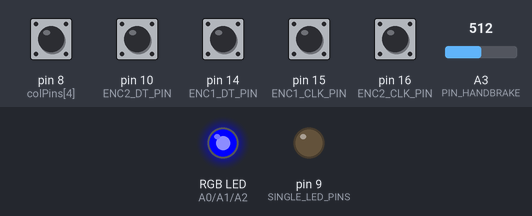
The sketch below on a simulated SparkFun Pro Micro, built with avr-gcc and run on an emulated ATmega32U4. On the bench: an RGB LED mixed from three pins (HIGH = lit), output pins drawn as LEDs (lit = HIGH). Wiring (inferred from the names in the program): 4×4 keypad with keys 1 2 3 A 4 5 6 B 7 8 9 C * 0 # D (labels assumed): rows pin 3, pin 2, pin 1, pin 0; columns pin 4, pin 5, pin 6, pin 7. The test bench sets the inputs (shaded band); at power-on: pin 8 (colPins[4]), pin 10 (ENC2_DT_PIN), pin 14 (ENC1_DT_PIN), pin 15 (ENC1_CLK_PIN), pin 16 (ENC2_CLK_PIN) HIGH, A3 (PIN_HANDBRAKE) = 512. EEPROM starts erased; USB keyboard and mouse output is not drawn.

Above: at 1.2 s.
1.3 s: pin 8 (colPins[4]) pulled LOW for 3.2 s
At 4.9 s:
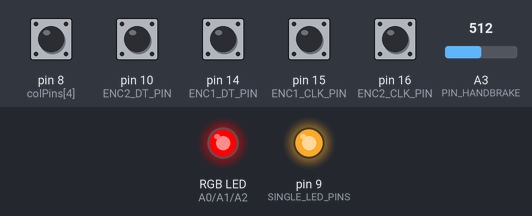
6.0 s: pin 8 (colPins[4]) pulled LOW for 3.2 s
At 9.6 s:
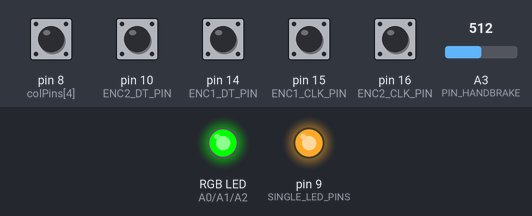
10.7 s: pin 8 (colPins[4]) pulled LOW for 3.2 s
At 14.4 s:
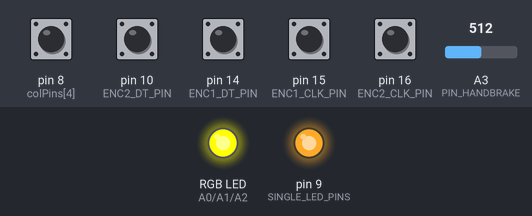
15.4 s: pin 8 (colPins[4]) pulled LOW for 3.2 s
At 18.0 s:
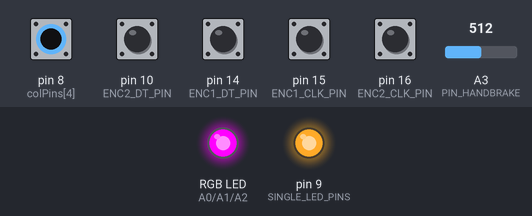
Timing chart, 0 to 19.5 s (numbered marks = the images above; inputs shaded):
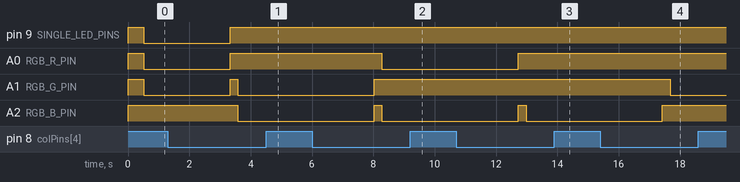

Measured:
- after the input at 1.3 s, pin 9 (SINGLE_LED_PINS), A0 (RGB_R_PIN): LOW → HIGH after 2.0 s; A1 (RGB_G_PIN): LOW → HIGH after 2.0 s, → LOW 0.25 s later; A2 (RGB_B_PIN): HIGH → LOW after 2.3 s
- after the input at 6.0 s, A0 (RGB_R_PIN): HIGH → LOW after 2.3 s; A1 (RGB_G_PIN): LOW → HIGH after 2.0 s; A2 (RGB_B_PIN): LOW → HIGH after 2.0 s, → LOW 0.25 s later
- after the input at 10.7 s, A0 (RGB_R_PIN): LOW → HIGH after 2.0 s; A2 (RGB_B_PIN): LOW → HIGH after 2.0 s, → LOW 0.25 s later
- after the input at 15.4 s, A1 (RGB_G_PIN): HIGH → LOW after 2.3 s; A2 (RGB_B_PIN): LOW → HIGH after 2.0 s

The sketch:

SimRacingControlBox.ino
```cpp
/*
  DIY Sim Racing Control Box Firmware
  Board: Arduino Pro Micro / Arduino Micro / ATmega32U4
  USB HID: stable 32-button joystick + 1 analog handbrake axis
  Joystick library: MHeironimus ArduinoJoystickLibrary

  Design notes:
  - USB identity is stable. Profiles only remap behavior/button numbers; they do NOT
    create different USB devices.
  - Matrix inputs are represented as named logical controls first, then mapped to HID.
  - Encoder rotation creates short joystick button pulses, never held states.
  - Selected profile is stored in EEPROM only when it changes.

  RGB LED type:
  - Set RGB_COMMON_ANODE below. false = common cathode, true = common anode.
*/

#include <Arduino.h>
#include <EEPROM.h>
#include <Joystick.h>

// -----------------------------------------------------------------------------
// User-editable hardware configuration
// -----------------------------------------------------------------------------

// If your RGB LED common pin goes to GND, use false. If it goes to +5V, use true.
const bool RGB_COMMON_ANODE = false;

const uint8_t PIN_HANDBRAKE = A3;

// 4x5 diode-protected button matrix using Arduino digital pins 0..8.
// Suggested wiring with your new plan:
//   Rows:    0, 1, 2, 3
//   Columns: 4, 5, 6, 7, 8
// Scanning assumption: rows are driven LOW one-at-a-time, columns use INPUT_PULLUP.
// With a pressed switch, the active column reads LOW. This wiring expects diode current
// to flow from column pullup -> switch/diode -> driven-low row. If your diode direction
// is opposite, either reverse the scan logic or rewire diodes consistently.
// Note: pins 0/1 are also Serial RX/TX. That is OK for USB HID firmware, but avoid
// using Serial debugging while they are part of the matrix.
const uint8_t MATRIX_ROWS = 4;
const uint8_t MATRIX_COLS = 5;
const uint8_t rowPins[MATRIX_ROWS] = {3, 2, 1, 0};
const uint8_t colPins[MATRIX_COLS] = {4, 5, 6, 7, 8};

// Direct rotary encoder pins. Encoder push switches remain in the matrix.
const uint8_t ENC1_CLK_PIN = 15;
const uint8_t ENC1_DT_PIN  = 14;
const uint8_t ENC2_CLK_PIN = 16;
const uint8_t ENC2_DT_PIN  = 10;

// Remaining practical Pro Micro pins after your new wiring: 9, A0, A1, A2.
// A non-addressable RGB LED needs 3 output pins, so connect:
//   RGB R -> A0 through a resistor
//   RGB G -> A1 through a resistor
//   RGB B -> A2 through a resistor
// These analog pins work as digital outputs; on most Pro Micro boards they are NOT PWM,
// so profile colors are reliable on/off color mixes, not smooth dimmed colors.
const uint8_t RGB_R_PIN = A0;
const uint8_t RGB_G_PIN = A1;
const uint8_t RGB_B_PIN = A2;

// Only one fully spare GPIO remains for single-color LEDs with this wiring.
// Connect LED 1 anode -> pin 9 through a resistor, cathode -> GND.
// LED 2/3 need more hardware/pins: use a shift register/I2C expander, or free pins by
// moving matrix/encoder/RGB wiring. Leave them disabled for v1.
const int8_t SINGLE_LED_PINS[3] = {9, -1, -1};

// Handbrake calibration. Adjust after reading raw A3 values if needed.
const int HANDBRAKE_RAW_MIN = 0;
const int HANDBRAKE_RAW_MAX = 1023;
const bool HANDBRAKE_INVERT = false;
const uint8_t HANDBRAKE_SMOOTHING_SHIFT = 2; // 0=no smoothing, 2=light 1/4 IIR smoothing.

// Timing constants.
const uint16_t MATRIX_DEBOUNCE_MS = 25;
const uint16_t HID_PULSE_MS = 45;
const uint16_t PROFILE_HOLD_MS = 2000;
const uint16_t PROFILE_CHANGE_LOCKOUT_MS = 1200;
const uint16_t LOOP_DELAY_MS = 2;

// HID layout constants.
const uint8_t HID_BUTTON_COUNT = 32;
const int HID_AXIS_MIN = 0;
const int HID_AXIS_MAX = 1023;

// -----------------------------------------------------------------------------
// Logical controls: physical inputs are named here before any HID mapping happens.
// Edit matrixControlMap below if your wiring changes.
// -----------------------------------------------------------------------------

enum LogicalControl : uint8_t {
  LC_BTN_1,
  LC_BTN_2,
  LC_BTN_3,
  LC_BTN_4,
  LC_BTN_5,
  LC_BTN_6,
  LC_BTN_7,

  LC_NORMAL_SWITCH,
  LC_NORMAL_SWITCH_ALT, // Optional second matrix position if your 2-state switch uses two throws.

  LC_LATCH1_UP,
  LC_LATCH1_DOWN,
  LC_LATCH2_UP,
  LC_LATCH2_DOWN,

  LC_MAIN_SWITCH,

  LC_MOM_UP,
  LC_MOM_DOWN,

  LC_ENC1_SW,
  LC_ENC2_SW,

  LC_UNUSED_18,
  LC_UNUSED_19,

  LC_COUNT
};

const char *const logicalControlNames[LC_COUNT] = {
  "BTN_1", "BTN_2", "BTN_3", "BTN_4", "BTN_5", "BTN_6", "BTN_7",
  "NORMAL_SWITCH", "NORMAL_SWITCH_ALT",
  "LATCH1_UP", "LATCH1_DOWN", "LATCH2_UP", "LATCH2_DOWN",
  "MAIN_SWITCH",
  "MOM_UP", "MOM_DOWN",
  "ENC1_SW", "ENC2_SW",
  "UNUSED_18", "UNUSED_19"
};

// Matrix physical position -> logical control. Rows x columns = 20 positions.
// This stable default map is intentionally simple and predictable for debugging.
const LogicalControl matrixControlMap[MATRIX_ROWS][MATRIX_COLS] = {
  {LC_BTN_1,          LC_BTN_2,          LC_BTN_3,       LC_BTN_4,       LC_BTN_5},
  {LC_BTN_6,          LC_BTN_7,          LC_NORMAL_SWITCH, LC_MAIN_SWITCH, LC_ENC1_SW},
  {LC_LATCH1_UP,      LC_LATCH1_DOWN,    LC_LATCH2_UP,   LC_LATCH2_DOWN, LC_ENC2_SW},
  {LC_MOM_UP,         LC_MOM_DOWN,       LC_NORMAL_SWITCH_ALT, LC_UNUSED_18, LC_UNUSED_19}
};

// -----------------------------------------------------------------------------
// Profiles
// -----------------------------------------------------------------------------

enum ProfileId : uint8_t {
  PROFILE_GENERIC,
  PROFILE_ASSETTO_CORSA,
  PROFILE_ACC,
  PROFILE_WRC10,
  PROFILE_AUTOMOBILISTA,
  PROFILE_COUNT
};

enum ButtonMode : uint8_t {
  MODE_DISABLED,
  MODE_HELD,           // Physical state is mirrored to joystick button.
  MODE_PULSE_ON_PRESS  // Rising edge creates a short pulse. Good for latching switches.
};

struct ControlMapping {
  int8_t hidButton;     // 0..31, or -1 disabled.
  ButtonMode mode;
};

struct EncoderMapping {
  uint8_t cwButton;
  uint8_t ccwButton;
};

struct RgbColor {
  uint8_t r;
  uint8_t g;
  uint8_t b;
};

struct Profile {
  const char *name;
  ControlMapping controls[LC_COUNT];
  EncoderMapping enc1;
  EncoderMapping enc2;
  RgbColor color;
};

#define MAP_DISABLED {-1, MODE_DISABLED}
#define MAP_HELD(btn) {btn, MODE_HELD}
#define MAP_PULSE(btn) {btn, MODE_PULSE_ON_PRESS}

// Button-number convention: MHeironimus library uses zero-based button indexes.
// Windows/game UIs may display these as Button 1..32.
const Profile profiles[PROFILE_COUNT] = {
  {
    "Generic",
    {
      MAP_HELD(0),  MAP_HELD(1),  MAP_HELD(2),  MAP_HELD(3),  MAP_HELD(4),
      MAP_HELD(5),  MAP_HELD(6),
      MAP_HELD(7),  MAP_HELD(8),
      MAP_PULSE(9), MAP_PULSE(10), MAP_PULSE(11), MAP_PULSE(12),
      MAP_HELD(13),
      MAP_HELD(14), MAP_HELD(15),
      MAP_HELD(16), MAP_HELD(17),
      MAP_DISABLED, MAP_DISABLED
    },
    {18, 19}, {20, 21}, {0, 0, 255}
  },
  {
    "Assetto Corsa",
    {
      MAP_HELD(0), MAP_HELD(1), MAP_HELD(2), MAP_HELD(3), MAP_HELD(4),
      MAP_HELD(5), MAP_HELD(6),
      MAP_HELD(7), MAP_HELD(8),
      MAP_PULSE(14), MAP_PULSE(15), MAP_PULSE(16), MAP_PULSE(17),
      MAP_HELD(9),
      MAP_HELD(10), MAP_HELD(11),
      MAP_HELD(12), MAP_HELD(13),
      MAP_DISABLED, MAP_DISABLED
    },
    {18, 19}, {20, 21}, {255, 0, 0}
  },
  {
    "Assetto Corsa Competizione",
    {
      MAP_HELD(0), MAP_HELD(1), MAP_HELD(2), MAP_HELD(3), MAP_HELD(4),
      MAP_HELD(5), MAP_HELD(6),
      MAP_HELD(12), MAP_HELD(13),
      MAP_PULSE(8), MAP_PULSE(9), MAP_PULSE(10), MAP_PULSE(11),
      MAP_HELD(14),
      MAP_HELD(15), MAP_HELD(16),
      MAP_HELD(17), MAP_HELD(18),
      MAP_DISABLED, MAP_DISABLED
    },
    {19, 20}, {21, 22}, {0, 255, 0}
  },
  {
    "WRC10",
    {
      MAP_HELD(0), MAP_HELD(1), MAP_HELD(2), MAP_HELD(3), MAP_HELD(4),
      MAP_HELD(5), MAP_HELD(6),
      MAP_HELD(7), MAP_HELD(8),
      MAP_PULSE(9), MAP_PULSE(10), MAP_PULSE(11), MAP_PULSE(12),
      MAP_HELD(13),
      MAP_HELD(14), MAP_HELD(15),
      MAP_HELD(16), MAP_HELD(17),
      MAP_DISABLED, MAP_DISABLED
    },
    {22, 23}, {24, 25}, {255, 160, 0}
  },
  {
    "Automobilista",
    {
      MAP_HELD(0), MAP_HELD(1), MAP_HELD(2), MAP_HELD(3), MAP_HELD(4),
      MAP_HELD(5), MAP_HELD(6),
      MAP_HELD(7), MAP_HELD(8),
      MAP_PULSE(18), MAP_PULSE(19), MAP_PULSE(20), MAP_PULSE(21),
      MAP_HELD(9),
      MAP_HELD(10), MAP_HELD(11),
      MAP_HELD(12), MAP_HELD(13),
      MAP_DISABLED, MAP_DISABLED
    },
    {14, 15}, {16, 17}, {180, 0, 255}
  }
};

// -----------------------------------------------------------------------------
// Runtime state
// -----------------------------------------------------------------------------

Joystick_ Joystick(
  JOYSTICK_DEFAULT_REPORT_ID,
  JOYSTICK_TYPE_JOYSTICK,
  HID_BUTTON_COUNT,
  0,        // hat switches
  false,    // X
  false,    // Y
  true,     // Z = handbrake axis
  false, false, false, // Rx, Ry, Rz
  false, false, false, false, false // rudder, throttle, accelerator, brake, steering
);

struct DebouncedInput {
  bool raw = false;
  bool stable = false;
  bool previousStable = false;
  uint32_t lastRawChangeMs = 0;
};

DebouncedInput controls[LC_COUNT];
bool matrixRaw[MATRIX_ROWS][MATRIX_COLS];

bool hidHeld[HID_BUTTON_COUNT];
uint32_t hidPulseUntil[HID_BUTTON_COUNT];
bool hidLastSent[HID_BUTTON_COUNT];

uint8_t activeProfile = PROFILE_GENERIC;
uint32_t profileComboStartMs = 0;
bool profileComboArmed = true;
uint32_t profileLockoutUntilMs = 0;
uint32_t profileBlinkUntilMs = 0;

int filteredHandbrake = 0;

const int EEPROM_ADDR_MAGIC = 0;
const int EEPROM_ADDR_PROFILE = 1;
const uint8_t EEPROM_MAGIC = 0x5A;

// Quadrature lookup table. Index = previous AB state << 2 | current AB state.
const int8_t encoderTransitionTable[16] = {
   0, -1,  1,  0,
   1,  0,  0, -1,
  -1,  0,  0,  1,
   0,  1, -1,  0
};

struct EncoderState {
  uint8_t clkPin;
  uint8_t dtPin;
  uint8_t lastState;
  int8_t accumulator;
};

EncoderState enc1 = {ENC1_CLK_PIN, ENC1_DT_PIN, 0, 0};
EncoderState enc2 = {ENC2_CLK_PIN, ENC2_DT_PIN, 0, 0};

// -----------------------------------------------------------------------------
// Utility functions
// -----------------------------------------------------------------------------

void setRgbRaw(uint8_t r, uint8_t g, uint8_t b) {
  if (RGB_COMMON_ANODE) {
    r = 255 - r;
    g = 255 - g;
    b = 255 - b;
  }
  // On non-PWM analog pins this behaves as digital off/on, which is fine for
  // profile-color indication with the current pin budget.
  analogWrite(RGB_R_PIN, r);
  analogWrite(RGB_G_PIN, g);
  analogWrite(RGB_B_PIN, b);
}

void setSingleLed(uint8_t index, bool on) {
  if (index >= 3 || SINGLE_LED_PINS[index] < 0) return;
  digitalWrite((uint8_t)SINGLE_LED_PINS[index], on ? HIGH : LOW);
}

void initSingleLeds() {
  for (uint8_t i = 0; i < 3; i++) {
    if (SINGLE_LED_PINS[i] >= 0) {
      pinMode((uint8_t)SINGLE_LED_PINS[i], OUTPUT);
      setSingleLed(i, false);
    }
  }
}

void setProfileLed() {
  RgbColor c = profiles[activeProfile].color;
  bool flashing = millis() < profileBlinkUntilMs;
  if (flashing) {
    // Bright white flash feedback after profile change.
    setRgbRaw(255, 255, 255);
  } else {
    setRgbRaw(c.r, c.g, c.b);
  }

  // Optional single LED 1: heartbeat/profile indicator. It turns on outside Generic
  // and blinks during profile-change feedback. LED 2/3 stay modular-disabled unless
  // you free extra pins or add an expander.
  setSingleLed(0, flashing || activeProfile != PROFILE_GENERIC);
  setSingleLed(1, false);
  setSingleLed(2, false);
}

void startHidPulse(uint8_t button) {
  if (button < HID_BUTTON_COUNT) {
    hidPulseUntil[button] = millis() + HID_PULSE_MS;
  }
}

void clearAllHidButtons() {
  for (uint8_t i = 0; i < HID_BUTTON_COUNT; i++) {
    hidHeld[i] = false;
    hidPulseUntil[i] = 0;
    if (hidLastSent[i]) {
      Joystick.setButton(i, 0);
      hidLastSent[i] = false;
    }
  }
  Joystick.sendState();
}

uint8_t readEncoderPins(const EncoderState &enc) {
  uint8_t a = digitalRead(enc.clkPin) ? 1 : 0;
  uint8_t b = digitalRead(enc.dtPin) ? 1 : 0;
  return (a << 1) | b;
}

void initEncoder(EncoderState &enc) {
  pinMode(enc.clkPin, INPUT_PULLUP);
  pinMode(enc.dtPin, INPUT_PULLUP);
  enc.lastState = readEncoderPins(enc);
  enc.accumulator = 0;
}

void serviceEncoder(EncoderState &enc, const EncoderMapping &mapping) {
  uint8_t current = readEncoderPins(enc);
  if (current == enc.lastState) return;

  uint8_t index = (enc.lastState << 2) | current;
  int8_t delta = encoderTransitionTable[index];
  enc.lastState = current;

  if (delta == 0) {
    // Invalid transition, likely contact bounce. Discard accumulated partial step.
    enc.accumulator = 0;
    return;
  }

  enc.accumulator += delta;

  // Typical mechanical encoders produce four valid transitions per detent.
  if (enc.accumulator >= 4) {
    startHidPulse(mapping.cwButton);
    enc.accumulator = 0;
  } else if (enc.accumulator <= -4) {
    startHidPulse(mapping.ccwButton);
    enc.accumulator = 0;
  }
}

// -----------------------------------------------------------------------------
// Matrix scanning and debouncing
// -----------------------------------------------------------------------------

void initMatrix() {
  for (uint8_t r = 0; r < MATRIX_ROWS; r++) {
    pinMode(rowPins[r], INPUT); // high impedance until selected
  }
  for (uint8_t c = 0; c < MATRIX_COLS; c++) {
    pinMode(colPins[c], INPUT_PULLUP);
  }
}

void scanMatrixRaw() {
  for (uint8_t r = 0; r < MATRIX_ROWS; r++) {
    // Select exactly one row by driving it LOW.
    pinMode(rowPins[r], OUTPUT);
    digitalWrite(rowPins[r], LOW);
    delayMicroseconds(40); // settle time for wiring capacitance and diodes

    for (uint8_t c = 0; c < MATRIX_COLS; c++) {
      matrixRaw[r][c] = (digitalRead(colPins[c]) == LOW);
    }

    // Return row to high impedance so it cannot back-drive another row.
    pinMode(rowPins[r], INPUT);
  }
}

void updateDebouncedControls() {
  bool rawByControl[LC_COUNT];
  for (uint8_t i = 0; i < LC_COUNT; i++) rawByControl[i] = false;

  for (uint8_t r = 0; r < MATRIX_ROWS; r++) {
    for (uint8_t c = 0; c < MATRIX_COLS; c++) {
      LogicalControl lc = matrixControlMap[r][c];
      if (lc < LC_COUNT && matrixRaw[r][c]) rawByControl[lc] = true;
    }
  }

  uint32_t now = millis();
  for (uint8_t i = 0; i < LC_COUNT; i++) {
    DebouncedInput &input = controls[i];
    input.previousStable = input.stable;

    if (rawByControl[i] != input.raw) {
      input.raw = rawByControl[i];
      input.lastRawChangeMs = now;
    }

    if ((now - input.lastRawChangeMs) >= MATRIX_DEBOUNCE_MS) {
      input.stable = input.raw;
    }
  }
}

// -----------------------------------------------------------------------------
// Profile / EEPROM
// -----------------------------------------------------------------------------

void loadProfileFromEeprom() {
  uint8_t magic = EEPROM.read(EEPROM_ADDR_MAGIC);
  uint8_t savedProfile = EEPROM.read(EEPROM_ADDR_PROFILE);
  if (magic == EEPROM_MAGIC && savedProfile < PROFILE_COUNT) {
    activeProfile = savedProfile;
  } else {
    activeProfile = PROFILE_GENERIC;
    EEPROM.update(EEPROM_ADDR_MAGIC, EEPROM_MAGIC);
    EEPROM.update(EEPROM_ADDR_PROFILE, activeProfile);
  }
}

void saveProfileToEepromIfChanged(uint8_t profile) {
  if (EEPROM.read(EEPROM_ADDR_PROFILE) != profile) {
    EEPROM.update(EEPROM_ADDR_PROFILE, profile);
  }
}

void setActiveProfile(uint8_t profile) {
  if (profile >= PROFILE_COUNT || profile == activeProfile) return;
  activeProfile = profile;
  saveProfileToEepromIfChanged(activeProfile);
  clearAllHidButtons();
  profileBlinkUntilMs = millis() + 250;
}

void serviceProfileSwitchCombo() {
  uint32_t now = millis();
  if (now < profileLockoutUntilMs) return;

  bool bothEncoderButtons = controls[LC_ENC1_SW].stable && controls[LC_ENC2_SW].stable;

  if (!bothEncoderButtons) {
    profileComboStartMs = 0;
    profileComboArmed = true;
    return;
  }

  if (!profileComboArmed) return;

  if (profileComboStartMs == 0) {
    profileComboStartMs = now;
  } else if ((now - profileComboStartMs) >= PROFILE_HOLD_MS) {
    uint8_t nextProfile = (activeProfile + 1) % PROFILE_COUNT;
    setActiveProfile(nextProfile);
    profileComboArmed = false;
    profileLockoutUntilMs = now + PROFILE_CHANGE_LOCKOUT_MS;
  }
}

// -----------------------------------------------------------------------------
// HID updates
// -----------------------------------------------------------------------------

void serviceMappedControls() {
  for (uint8_t i = 0; i < HID_BUTTON_COUNT; i++) hidHeld[i] = false;

  const Profile &profile = profiles[activeProfile];
  for (uint8_t i = 0; i < LC_COUNT; i++) {
    const ControlMapping &mapping = profile.controls[i];
    if (mapping.hidButton < 0 || mapping.hidButton >= HID_BUTTON_COUNT) continue;

    bool pressed = controls[i].stable;
    bool rose = controls[i].stable && !controls[i].previousStable;

    switch (mapping.mode) {
      case MODE_HELD:
        if (pressed) hidHeld[mapping.hidButton] = true;
        break;
      case MODE_PULSE_ON_PRESS:
        if (rose) startHidPulse(mapping.hidButton);
        break;
      case MODE_DISABLED:
      default:
        break;
    }
  }
}

void serviceHandbrakeAxis() {
  int raw = analogRead(PIN_HANDBRAKE);
  raw = constrain(raw, HANDBRAKE_RAW_MIN, HANDBRAKE_RAW_MAX);
  int mapped = map(raw, HANDBRAKE_RAW_MIN, HANDBRAKE_RAW_MAX, HID_AXIS_MIN, HID_AXIS_MAX);
  mapped = constrain(mapped, HID_AXIS_MIN, HID_AXIS_MAX);
  if (HANDBRAKE_INVERT) mapped = HID_AXIS_MAX - mapped;

  if (HANDBRAKE_SMOOTHING_SHIFT == 0) {
    filteredHandbrake = mapped;
  } else {
    filteredHandbrake += (mapped - filteredHandbrake) >> HANDBRAKE_SMOOTHING_SHIFT;
  }

  Joystick.setZAxis(filteredHandbrake);
}

void sendHidState() {
  uint32_t now = millis();
  for (uint8_t i = 0; i < HID_BUTTON_COUNT; i++) {
    bool pulseActive = (hidPulseUntil[i] != 0 && (int32_t)(hidPulseUntil[i] - now) > 0);
    if (!pulseActive && hidPulseUntil[i] != 0) hidPulseUntil[i] = 0;

    bool finalState = hidHeld[i] || pulseActive;
    if (finalState != hidLastSent[i]) {
      Joystick.setButton(i, finalState ? 1 : 0);
      hidLastSent[i] = finalState;
    }
  }
  Joystick.sendState();
}

// -----------------------------------------------------------------------------
// Arduino setup / loop
// -----------------------------------------------------------------------------

void setup() {
  pinMode(RGB_R_PIN, OUTPUT);
  pinMode(RGB_G_PIN, OUTPUT);
  pinMode(RGB_B_PIN, OUTPUT);
  initSingleLeds();
  setRgbRaw(0, 0, 0);

  pinMode(PIN_HANDBRAKE, INPUT);
  initMatrix();
  initEncoder(enc1);
  initEncoder(enc2);

  loadProfileFromEeprom();
  filteredHandbrake = analogRead(PIN_HANDBRAKE);

  Joystick.setZAxisRange(HID_AXIS_MIN, HID_AXIS_MAX);
  Joystick.begin(false); // manual sendState for stable, grouped HID reports

  profileBlinkUntilMs = millis() + 500;
}

void loop() {
  scanMatrixRaw();
  updateDebouncedControls();

  serviceProfileSwitchCombo();

  const Profile &profile = profiles[activeProfile];
  serviceEncoder(enc1, profile.enc1);
  serviceEncoder(enc2, profile.enc2);
  serviceMappedControls();
  serviceHandbrakeAxis();
  sendHidState();
  setProfileLed();

  delay(LOOP_DELAY_MS);
}
```
